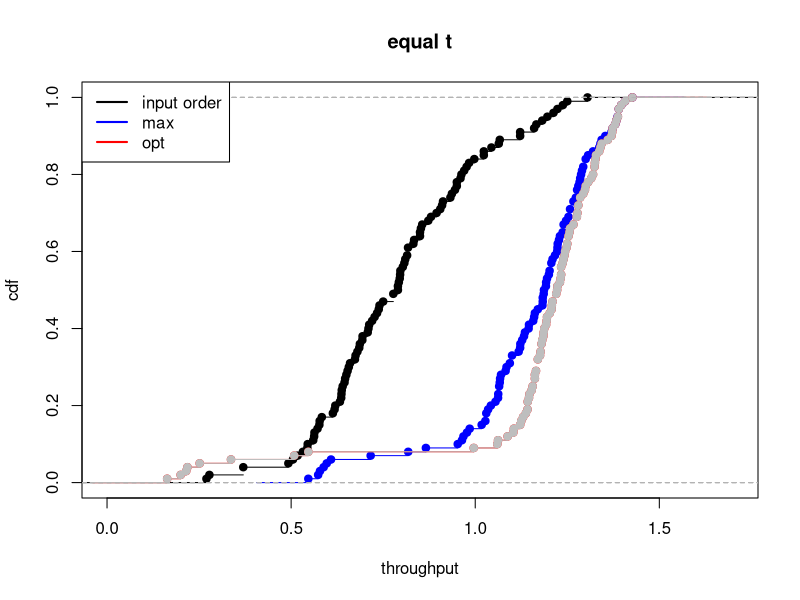

Reproduce this figure in R.

# function to calculate overall throughput
# equal interval strategy - if k cars are assigned to one bs, each gets the same amount of time for transmission
optf <- function(mm, param){
if(sum(param)==0)v1 <- rep(0, length(param))
else v1 <- param/sum(param)
if(sum(param)==length(param))v2 <- rep(0, length(param))
else v2 <- (1-param)/(length(param)-sum(param))
-sum(mm*c(v1,v2))
}

optf.gen <- function(mm, param){
# if param is assignment, 1...10 etc
	nc <- ncol(mm)
	#lam <- param[1]*sum(mm)
	#p1 <- matrix(param[-1],ncol=nc-1)
	p1 <- matrix(param,ncol=nc-1)
	p2 <- cbind(p1, 1-p1)
	pen <- sum((p2-round(p2))^2)
	#p2 <- cbind(p1, 1-rowSums(p1))
	aa <- sapply(1:nc,function(i)p2[which(p2[,i]!=0),i] ,simplify=F)
	bb <- sapply(aa, function(i) i * (1/sum(i)),simplify=F)
	cc <- sapply(1:nc, function(i)mm[which(p2[,i]!=0),i] * bb[[i]])
	-sum(unlist(cc)) #+ lam*pen
}


simu1 <- function(){
# simulated assignment matrix
#m1.r <- matrix(sample(1:100, 12)/10 , ncol=2)
m1.r <- cbind(c(sample(80:100,3), sample(1:40,3)),
								c(sample(1:40,3),sample(3:60, 3)))/100
#ww <- which.min(rowMeans(m1.r))
#ww <- 4
m1 <- m1.r
#m1[ww,] <- sample(1:100,2)/100
rownames(m1) <- paste0("car",1:6)
colnames(m1) <- paste0("bs",1:2)
#print(m1)

# random assignment as a start point
v <- sample(c(1,0), nrow(m1),replace=T)
tp.sample <- abs(optf(m1, v))

# naive solution, take the best bs as a car's assignment
v.max <- apply(m1, 1, which.max)
v.max[which(v.max==2)] <- 0
tp.max <- abs(optf(m1, v.max))


# numerical optimization to get assignment
res <- optim(par=v, optf, mm=m1, lower=0, upper=1,method="L-BFGS-B")
v.res <- res$par
tp.res <- abs(optf(m1, round(res$par)))
 
# alternative

res.alt <- optim(par=v, optf.gen, mm=m1, lower=0, upper=1,method="L-BFGS-B")
v.res.alt <- res.alt$par
tp.res.alt <- abs(optf(m1, round(res.alt$par)))

outmat <- c (tp.sample,tp.max, tp.res, tp.res.alt)
print(outmat)
v.mat <- cbind(v,v.max, v.res, v.res.alt)
out <- list(data=m1, outmat=outmat, v.mat=v.mat)
}




run100 <- sapply(1:100, function(i)simu1(),simplify=F)

cp100 <- sapply(run100, function(i)i$outmat[1:4])

#pdf("simu_equal_t_cdf_2bs_6c.pdf")
plot(ecdf(cp100[1,]),xlim=c(0,1.7), xlab="throughput", ylab="cdf", main="equal t")
plot(ecdf(cp100[2,]),add=T, col="blue")
plot(ecdf(cp100[3,]),add=T, col="red")
plot(ecdf(cp100[4,]),add=T, col="grey")
legend("topleft",lwd=2, c("input order","max","opt"),col=c("black","blue","red"))
#dev.off()








